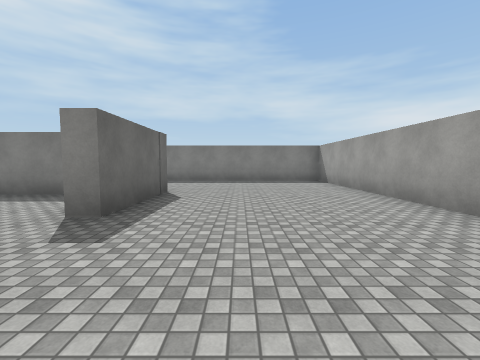
view 1 (above)

16 first-person views from a walk through a scene from a Unity 3-D project. The camera is 1.5 m above the floor, tilts 4° down and sees 90° across. The floor is counted in squares, 2 m on a side. Each view is taken from the middle of a square. On the plan, view 1 faces up. The plan holds only what a view shows up to about 9 squares ahead; the rest is blank. Surface patterns are stand-ins for the level's own textures.

view 2
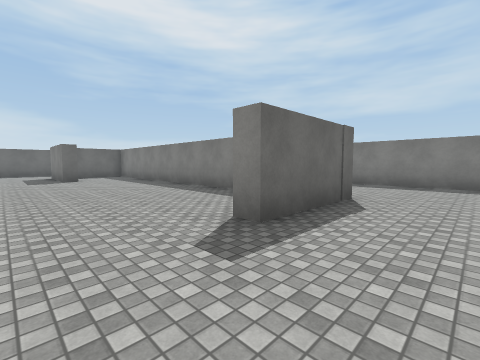

view 3
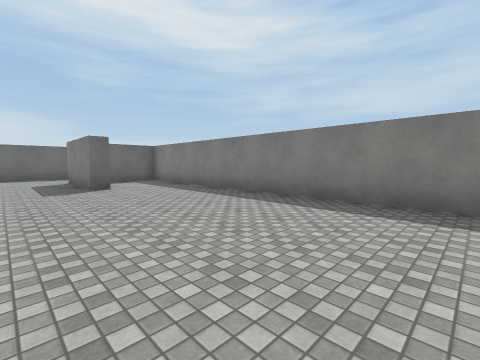

view 4
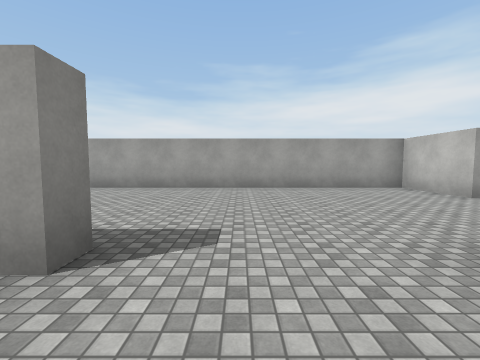

view 5
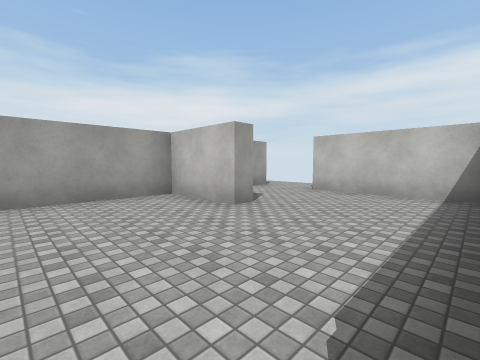

view 6
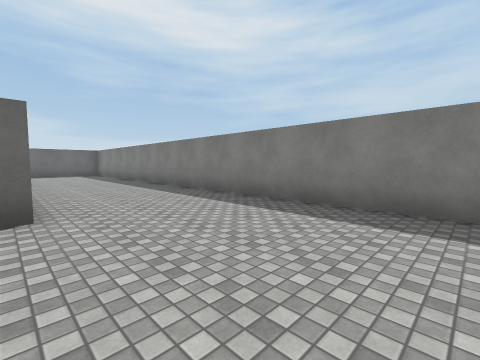

view 7
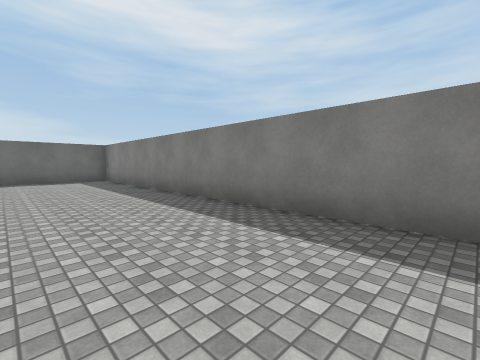

view 8
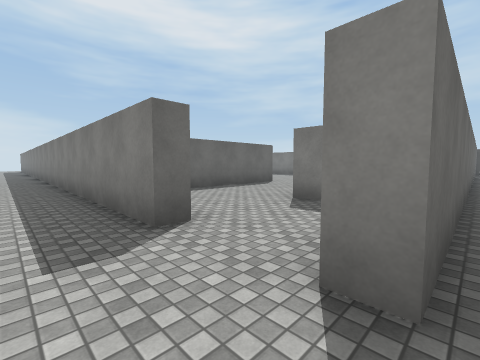

view 9
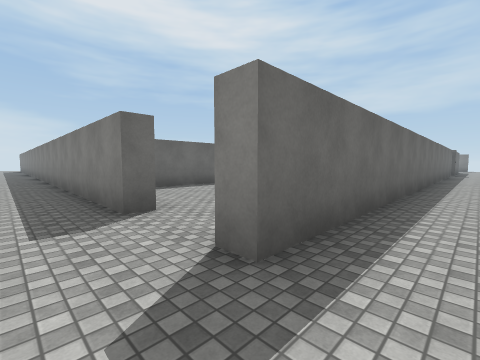

view 10
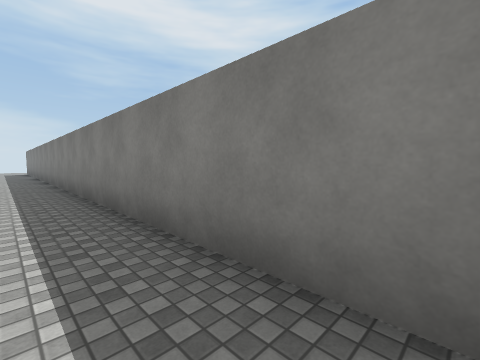

view 11
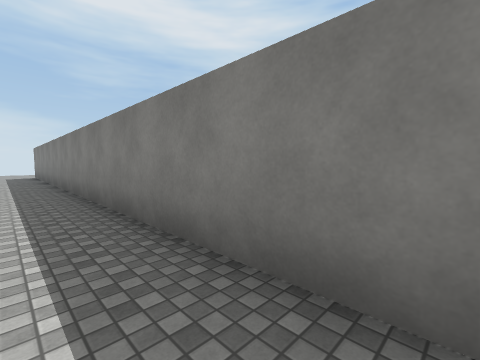

view 12
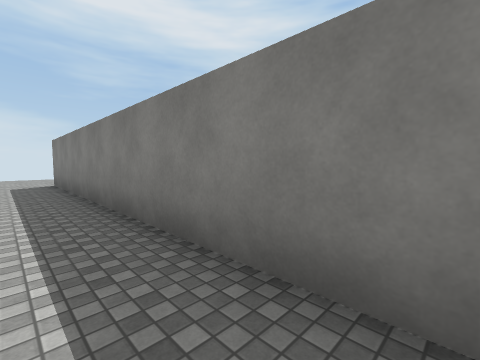

view 13
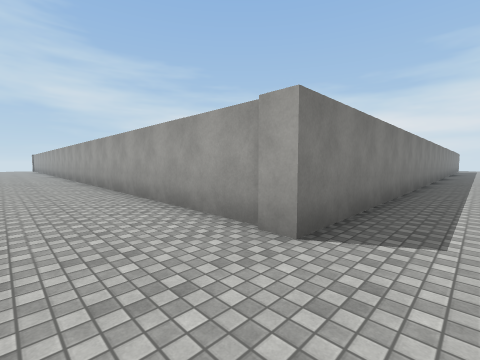

view 14
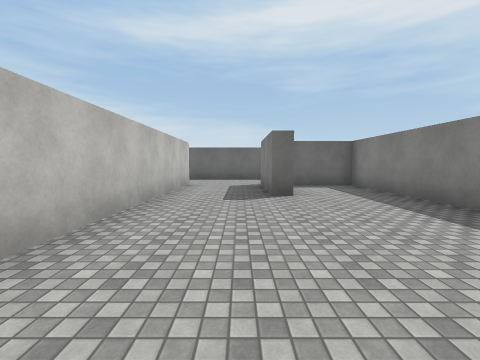

view 15
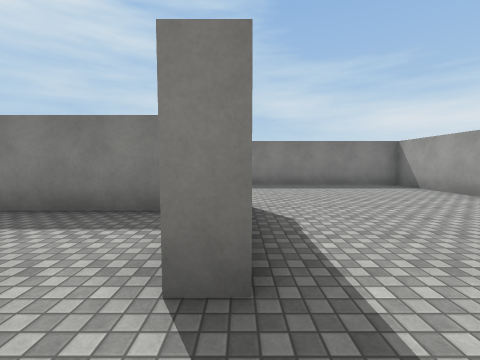

view 16
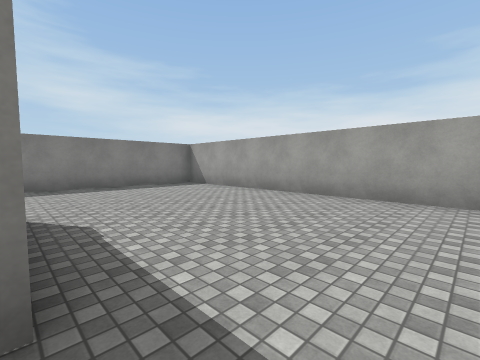

### Floor plan
Points are (right, up) in squares from view 1. A wall is a line through its corners. A room is listed if a view was taken in it or the views show most of it. See-through windows are left out.
Room 1 (views 1, 2, 3, 4, 5, 6, 7, 10, 11, 12, 14, 15, 16)
walls: (-3.2, 5.8) (-14.1, 5.8) (-14.1, 3.8); (-2.1, -1.4) (-2.1, -4.6); (-1.9, 6.4) (-1.9, 3.3) (-2.5, 3.3); (-11.5, 3.2) (-11.5, 2.7) (-14.6, 2.7); (1.9, -3.5) (1.1, -3.5) (1.1, -3) (3.3, -3) (3.3, 10.2) (-12.6, 10.2); (-2.1, -6.3) (1.3, -6.3) (1.3, -6.7) (-22.8, -6.7); (-14.9, 0.1) (-7.8, 0.1); (3.8, -6.7) (3.3, -6.7) (3.3, -5.9); (-14.1, 8.8) (-14.1, 6.9)
ways out: opening at (4, -7.5) to room 2; opening at (-23, -8) to room 3; opening at (-14, 1.5)
Room 2 (views 8, 9)
walls: (3.8, 3.6) (3.8, -6.7)
ways out: opening at (4, -7.5) to room 1
Room 3 (view 13)
walls: (-22.8, -6.7) (-22.8, 2.6)
ways out: opening at (-23, -8) to room 1

Where each view was taken, in squares from view 1:
view 1: 0 up, 0 right, facing up
view 2: 1 up, 0 right, facing up-left
view 3: 1 up, 4 left, facing up-left
view 4: 2 up, 4 left, facing right
view 5: 0 up, 2 left, facing down-right
view 6: 6 up, 2 right, facing up-left
view 7: 7 up, 3 left, facing up-left
view 8: 8 down, 4 right, facing up-left
view 9: 8 down, 5 right, facing up-left
view 10: 8 down, 2 left, facing up-left
view 11: 8 down, 7 left, facing up-left
view 12: 8 down, 13 left, facing up-left
view 13: 8 down, 25 left, facing up-right
view 14: 2 up, 6 left, facing left
view 15: 2 up, 2 left, facing up
view 16: 2 up, 2 left, facing up-right
